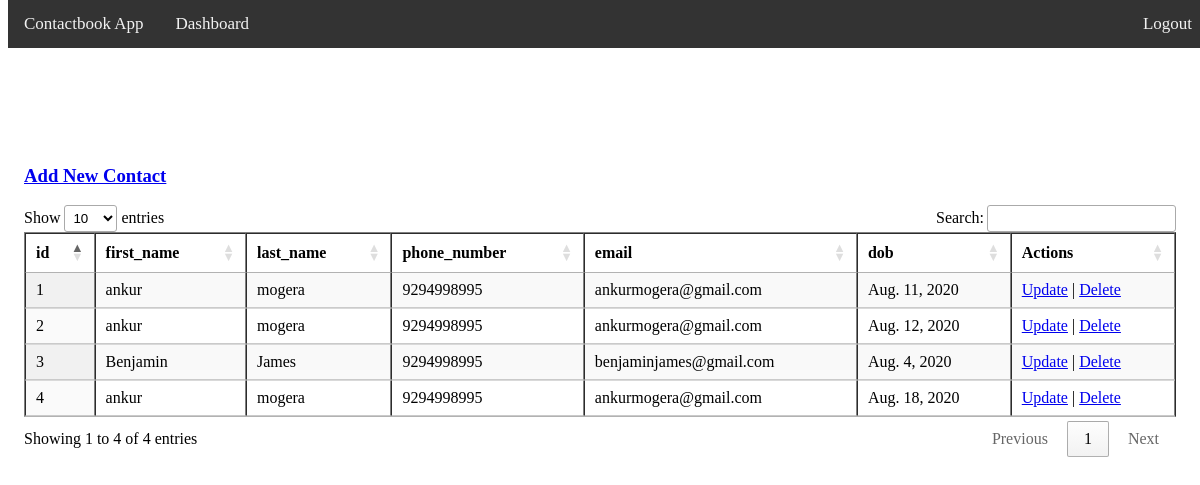
Page /Security/contacts/dashboard/ on the committed database.
### contacts/models.py (models this page shows)
class contactRecords(models.Model):
    first_name = models.CharField(max_length=25)
    last_name = models.CharField(max_length=25)
    phone_number = models.CharField(max_length=15)  # varchar datatype
    email = models.CharField(max_length=25)
    dob = models.DateField()
    address = models.CharField(max_length=100)
    is_active = models.BooleanField(default=True)

### contacts/views.py (the view)
# urls.py: path('', include('dashboard.urls')),
def dashboard(request):
    print(request)
    data = contactRecords.objects.filter(is_active = True)
    return render(request, 'dashboard.html', {'data' : data})

### contacts/templates/dashboard.html (shortened to what this page needs)
<!DOCTYPE html>
<html lang="en">
<head>
    <link rel="stylesheet" type="text/css" href="http://cdn.datatables.net/1.10.22/css/jquery.dataTables.min.css">
    {% load static %}
    <link rel="stylesheet" href="{% static 'css/layout.css' %}" type="text/css">
</head>
<body>
    <div class="navbar">
        <a>Contactbook App</a>
        <a>Dashboard</a>
        <a style="float: right" href="{% url 'logout' %}">Logout</a>
        <a style="float: right" href="{% url 'dashboard' %}">{{ user.username }}</a>
    </div>
    <main class="main">
        <h3><a href="{% url 'add' %}">Add New Contact</a></h3>
        {% if data %}
        <table border="1" id="myTable" class="display" style="width:100%">
            <thead>
                <th>id</th>
                <th>first_name</th>
                <th>last_name</th>
                <th>phone_number</th>
                <th>email</th>
                <th>dob</th>
                <th>Actions</th>
            </thead>
        <tbody>
            {% for record in data %}
            <tr>
                <td>{{record.id}}</td>
                <td>{{record.first_name}}</td>
                <td>{{record.last_name}}</td>
                <td>{{record.phone_number}}</td>
                <td>{{record.email}}</td>
                <td>{{record.dob}}</td>
                <td><a href="{% url 'edit' record.id %}">Update</a> | <a href="{% url 'delete' record.id %}">Delete</a></td>
            </tr>
            {% endfor %}
        </tbody>
        </table>
        {% endif %}
    </main>
</body>
</html>

### dashboard/static/css/layout.css (style rules this page uses)
.navbar { overflow: hidden; background-color: #333; position: fixed; top: 0; width: 100%; }
.navbar a { float: left; display: block; color: #f2f2f2; text-align: center; padding: 14px 16px; text-decoration: none; font-size: 17px; }
.main { padding: 16px; margin-top: 130px; height: 1500px; }

### rows in the picture
contactRecords: id "1", first_name "ankur", last_name "mogera", phone_number "9294998995", email "ankurmogera@gmail.com", dob "Aug. 11, 2020"
contactRecords: id "2", first_name "ankur", last_name "mogera", phone_number "9294998995", email "ankurmogera@gmail.com", dob "Aug. 12, 2020"
contactRecords: id "3", first_name "Benjamin", last_name "James", phone_number "9294998995", email "benjaminjames@gmail.com", dob "Aug. 4, 2020"
contactRecords: id "4", first_name "ankur", last_name "mogera", phone_number "9294998995", email "ankurmogera@gmail.com", dob "Aug. 18, 2020"
